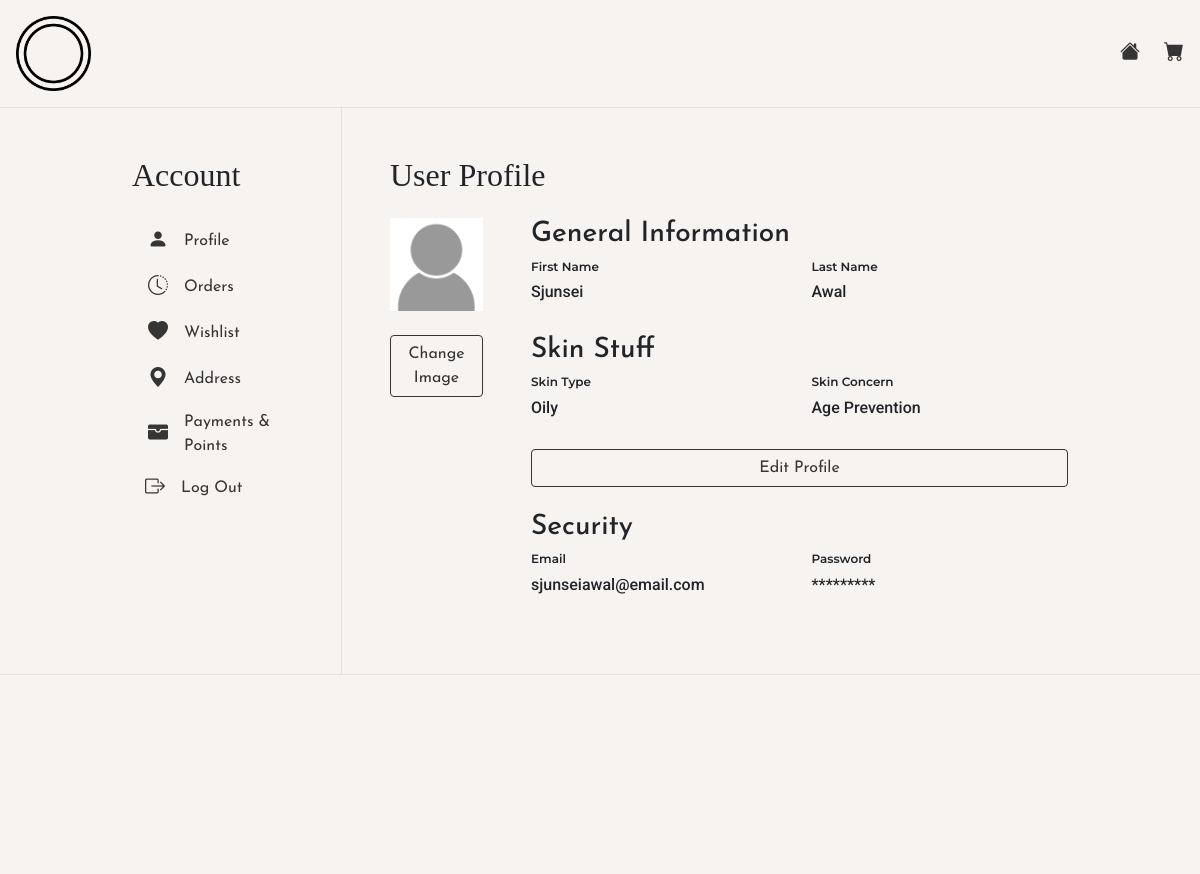
The page /sub_pages/account/account-profile.php (signed in) on the database its author committed.
### tables this page shows
CREATE TABLE IF NOT EXISTS `users` (
  `id` int(11) NOT NULL AUTO_INCREMENT,
  `username` varchar(100) NOT NULL,
  `encrypted_pass` varchar(100) NOT NULL,
  `first_name` varchar(25) NOT NULL,
  `last_name` varchar(25) NOT NULL,
  `gender` varchar(100) NOT NULL,
  `age_range` varchar(100) NOT NULL,
  `email` varchar(50) NOT NULL,
  `skin_type` varchar(50) NOT NULL,
  `skin_concern` varchar(50) NOT NULL,
  `points` int(11) NOT NULL,
  `num_wishlist` int(11) NOT NULL,
  `registered_on` date NOT NULL,
  `profile_img` varchar(255) NOT NULL,
  PRIMARY KEY (`id`)
);

### sub_pages/account/account-profile.php (the view, shortened to what this page needs)
<?php
    require "account-nav.php";
?>
        <div id="account-page-content" class="col p-5">
            <h2>User Profile</h2>
            <div class="row mt-4">
                <div class="col-2">
                    <img class="img-fluid" src="<?php echo $user["profile_img"]?>" alt="profile picture">
                    <button class="btn btn-light btn-outline-dark mt-4 w-100">Change Image</button>
                </div>
                <div class="col ms-4" id = "data-field">
                    <div id="user-data">
                        <?php $user_obj -> loadUserDetails();?>
                    </div>
                    <button class='col btn btn-outline-dark w-100' id="edit-btn" onclick='toggleForm()'>Edit Profile</button>
                    <h3 class="mt-4">Security</h3>
                    <div class="row mb-4">
                        <div class="col">
                            <h4>Email</h4>
                            <h5><?php echo $user["email"]?></h5>
                        </div>
                        <div class="col">
                            <h4>Password</h4>
                            <h5>*********</h5>
                        </div>
                    </div>
                </div>
            </div>
        </div>
    </div>
<?php
    require "../../includes/sub-footer.php";
?>

### includes/sub-header.php (shortened to what this page needs)
<?php require '../../includes/server.php';
    include("../../includes/classes/User.php");
    include("../../includes/classes/Cart.php");
    $userLoggedIn = $_SESSION['id'];
    $user_obj = new User($connect, $userLoggedIn);
?>
<!DOCTYPE html>
<html lang="en">
<head>
    <link rel="stylesheet" href="../../assets/styles/main.css">
    <link rel="stylesheet" href="https://cdn.jsdelivr.net/npm/bootstrap-icons@1.8.2/font/bootstrap-icons.css">
    <link rel="stylesheet" href="../../assets/styles/cart_checkout/cart_checkout.css">
</head>
<body>
    <header class="d-flex flex-wrap align-items-center justify-content-between p-3 border-bottom">
        <a class="">
            <img src="../../assets/images/website/logo/logo-placeholder.png"
                        alt="Minisize Logo" width="75">
        </a>
        <div class="d-flex flex-wrap">
            <a href="../../index.php" class="text-decoration-none link-dark pe-4"><i class="bi bi-house-fill fs-5"></i></a>
            <a href="../purchase/cart.php" class="text-decoration-none link-dark"><i class="bi bi-cart-fill fs-5"></i></a>
        </div>
    </header>

### sub_pages/account/account-nav.php
<?php require "../../includes/sub-header.php";
?>
    <div class="row" id="acc-body" style="padding-right: 6rem !important; padding-left: 6rem !important;" >
        <div class="col-3 p-5" style="border-right: 1px solid #dee2e6 !important;">
            <h2>Account</h2>
            <nav class="mt-4" id="side-nav">
                <ul class="nav flex-column">
                    <li class="nav-item">
                        <a href="account-profile.php" class="nav-link text-decoration-none link-dark d-flex align-items-center">
                        <i class="bi bi-person-fill fs-5 me-3"></i><p class="m-0 p-0">Profile</p></a></li>
                    <li class="nav-item"><a href="account-orders.php" class="nav-link text-decoration-none link-dark d-flex align-items-center">
                        <i class="bi bi-clock-history fs-5 me-3"></i><p class="m-0 p-0">Orders</p></a></li>
                    <li class="nav-item"><a href="account-wishlist.php" class="nav-link text-decoration-none link-dark d-flex align-items-center">
                        <i class="bi bi-heart-fill fs-5 me-3"></i><p class="m-0 p-0">Wishlist</p></a></li>
                    <li class="nav-item"><a href="account-address.php" class="nav-link text-decoration-none link-dark d-flex align-items-center">
                        <i class="bi bi-geo-alt-fill fs-5 me-3"></i><p class="m-0 p-0">Address</p></a></li>
                    <li class="nav-item"><a href="account-payment.php" class="nav-link text-decoration-none link-dark d-flex align-items-center">
                        <i class="bi bi-wallet-fill fs-5 me-3"></i><p class="m-0 p-0">Payments & Points</p></a></li>
                </ul>
            </nav>
            <button onclick="window.location.href='../../includes/handlers/logout-handler.php';" class="btn btn-link text-decoration-none link-dark d-flex align-items-center" type="button">
                <i class="bi bi-box-arrow-right fs-5 me-3"></i><p class="m-0 p-0">Log Out</p></button>
        </div>

### includes/classes/User.php (shortened to what this page needs)
<?php
    class User {
        private $user;
        private $connect;
        public function __construct($connect, $user){
            $this->connect = $connect;
            $userDetailsQuery = mysqli_query($connect, "SELECT * FROM users WHERE id='$user'");
            $this->user = mysqli_fetch_array($userDetailsQuery);
        }
        public function loadUserDetails(){
            $userString = "";
            $username = $this->user["username"];
            $query = mysqli_query($this->connect, "SELECT * FROM users WHERE username='$username'");
            while($userData = mysqli_fetch_array($query)){
                $firstName = $userData['first_name'];
                $lastName = $userData['last_name'];
                $skinType = $userData['skin_type'];
                $skinConcern = $userData['skin_concern'];
                $userString = "<div id='user-profile-info'>
                                    <h3>General Information</h3>
                                    <div class='row mb-4'>
                                        <div class='col'>
                                            <h4>First Name</h4>
                                            <h5>$firstName</h5>
                                        </div>
                                        <div class='col'>
                                            <h4>Last Name</h4>
                                            <h5>$lastName</h5>
                                        </div>
                                    </div>
                                    <h3>Skin Stuff</h3>
                                    <div class='row mb-4'>
                                        <div class='col'>
                                            <h4>Skin Type</h4>
                                            <h5>$skinType</h5>
                                        </div>
                                        <div class='col'>
                                            <h4>Skin Concern</h4>
                                            <h5>$skinConcern</h5>
                                        </div>
                                    </div>
                                </div>";
            }
            echo $userString;
        }
    }
?>

### includes/sub-footer.php
    <div style="height:25vh; border-top: 1px solid #dee2e6 !important;">
    </div>
</body>
</html>

### includes/sub-header.php (style rules this page uses)
body { background-color: #F7F3F0; }
* { font-family: 'Josefin Sans', sans-serif; }
h3 { font-family: 'Josefin Sans', sans-serif; font-weight: 500; }
h4,label { font-family: 'Montserrat', sans-serif; font-size: 0.75rem; font-weight: 600; }
h5,input,select { font-family: 'Roboto', sans-serif; font-size: 1rem; }

### rows shown on the page
users: profile_img (placeholder picture), first_name "Sjunsei", last_name "Awal", skin_type "Oily", skin_concern "Age Prevention", email "sjunseiawal@email.com"
